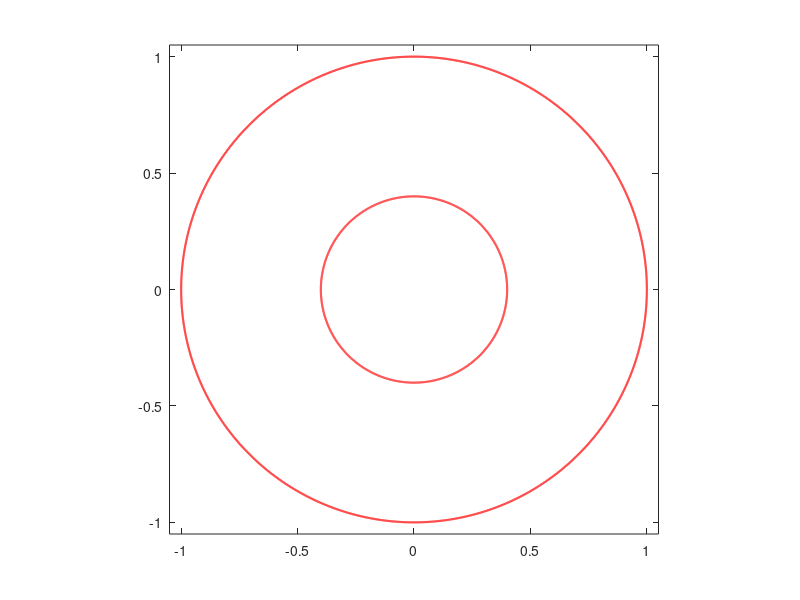

This figure's MATLAB source: (Note: this script raises an error after producing the figure.)
clear
clc
addpath ../bie; addpath ../fmm; addpath ../maps;
%%
n         =   2^12
t         =   (0:2*pi/n:2*pi-2*pi/n).';
%% 
rad       =   [0.4 ];
cen       =   [0.0 ];
theth     =   [0      ;   0    ];
thetv     =   [pi/2   ;   pi/2 ];
%%
m = length(rad);
% 
et(1:n,1)   =   exp(i.*t);et(1)=1;et(n/4+1)=i;et(n/2+1)=-1;
etp(1:n,1)  =   i.*exp(i.*t);
%%
for k=1:m
    Jk = 1+k*n:(k+1)*n;
    et(Jk,1)    =  cen(k)+rad(k)*exp(-i*t);
    etp(Jk,1)   =      -i*rad(k)*exp(-i*t);
end
%%
%%
figure;
hold on; box on
for k=1:m+1
    crv = et(1+(k-1)*n:k*n);crv(n+1)=crv(1);
    plot(real(crv),imag(crv),'-r','LineWidth',1.5);
end 
axis equal
axis([-1.05  1.05  -1.05   1.05])
% print -dpdf  fig1_im_one
%%
alpha =  i*sqrt(rad);
mapv  =  strslitmap(et,etp,alpha,n,thetv);
maph  =  strslitmap(et,etp,alpha,n,theth);
%
zetvo =  mapv.zet; zetvo = zetvo-mean(zetvo);
zetho =  maph.zet; zetho = zetho-mean(zetho); 
%%
figure;
hold on; box on
% 
for k=1:m+1
    crv = zetho(1+(k-1)*n:k*n);crv(n+1)=crv(1);
    plot(real(crv),imag(crv),'-b','LineWidth',1.5);
    crv = zetvo(1+(k-1)*n:k*n);crv(n+1)=crv(1);
    plot(real(crv),imag(crv),'-r','LineWidth',1.5);
end 
axis equal
axis([-3  3  -3   3])
%%
% 
%     
U    =  4;
zetv =  zetvo;
zeth = (1-U).*zetho;
zmap =  (zetv-zeth)/U;
%% 
zeto  =  zmap(1:n);
zetop =  derfft(real(zeto))+i*derfft(imag(zeto));
Area  = -(2*pi/n)*sum(real(zeto).*imag(zetop));
%
zmap =  sqrt(pi/Area)*zmap;
zet1  =  zmap(1:n);
zet1p =  derfft(real(zet1))+i*derfft(imag(zet1));
zet2  =  zmap(n+1:2*n);
zet2p =  derfft(real(zet2))+i*derfft(imag(zet2));
%
etb   =  [zet1  ; zet2  ];
etbp  =  [zet1p ; zet2p ];
% 
mapb  =  strslitmap(etb,etbp,inf,n,theth);
zet   =  mapb.zet;
fetb  =  mapb.fet;
%%

%% 
[xh  , yh]  =  meshgrid([-4.0:0.005:4.0],[-3.0:0.005:3.0]);
zho         =  xh+i.*yh;
[mh,nh]     =  size(zho);
%
for j=1:2
    Jk = 1+(j-1)*n:j*n;
    [in,on] = inpolygon(real(zho),imag(zho),real(etb(Jk)),imag(etb(Jk)));
    zho(in) = NaN+i*NaN;
    zho(on) = NaN+i*NaN;
end
zhovo  =  zho(:);
zhov   =  zhovo(abs(zhovo)>=0).';
%
whov   =  zhov+fcau(etb,etbp,fetb,zhov,n,0);
whovo  =  (NaN+i*NaN).*ones(size(zhovo));
whovo(abs(zhovo)>=0) = whov.';
wzo    =  (NaN+i*NaN).*ones(size(zho));
wzo(:) =   whovo;
%%
figure(3);clf
set(groot,'defaultAxesTickLabelInterpreter','latex');  
set(groot,'defaulttextinterpreter','latex');
set(groot,'defaultLegendInterpreter','latex');
hold on; box on
%
cntv   =  [-2.5,-2.2,-1.9,-1.6,-1.3,-1,-0.7,-0.5277,-0.35,-0.00,0.35,0.528,...
            0.7,1.0,1.3,1.6,1.9,2.2,2.5];
[cnt1,cnt2] = contour(real(zho),imag(zho),imag(wzo),cntv,'b','LineWidth',1.0);
% 
for k=1:m+1
    crv = etb(1+(k-1)*n:k*n);crv(n+1)=crv(1);
    plot(real(crv),imag(crv),'-k','LineWidth',2);
end 
% plot(real(zho),imag(zho),'.r','LineWidth',1.5);
axis([-3  3  -3.0   3.0])
% 
%
set(gca,'FontSize',14)
axis square
set(gca,'LooseInset',get(gca,'TightInset'))
grid on; 
ax=gca; 
set(ax,'xminorgrid','on','yminorgrid','on')
ax.GridAlpha=0.25; ax.MinorGridAlpha=0.25;
print -depsc FigCrowdy4
%%
